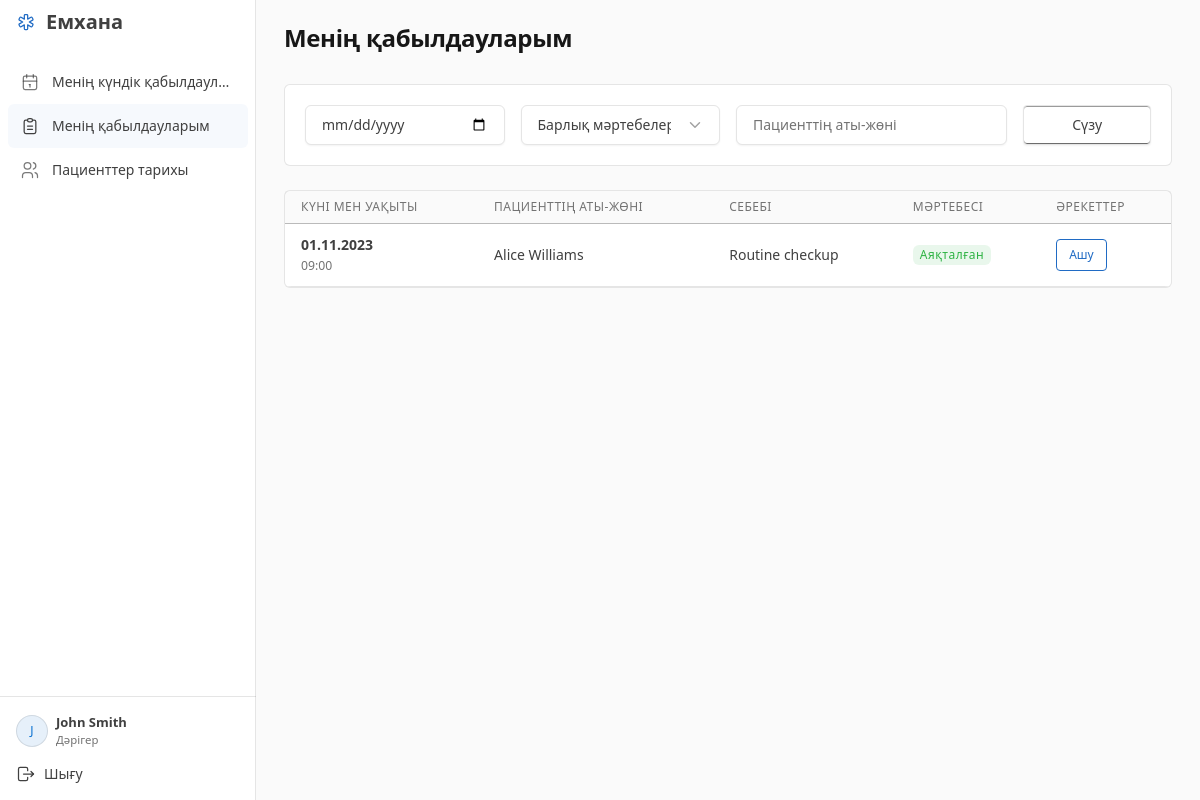
Screenshot of /doctor/my_appointments.php (signed in) with the database file from the repository.
### tables this page shows
CREATE TABLE appointments (
    id INT AUTO_INCREMENT PRIMARY KEY,
    patient_id INT NOT NULL,
    doctor_id INT NOT NULL,
    appointment_date DATE NOT NULL,
    appointment_time TIME NOT NULL,
    reason TEXT,
    status ENUM('Scheduled', 'Completed', 'Cancelled') DEFAULT 'Scheduled',
    occupied_slot TINYINT GENERATED ALWAYS AS (CASE WHEN status = 'Cancelled' THEN NULL ELSE 1 END) STORED,
    UNIQUE KEY unique_doctor_slot (doctor_id, appointment_date, appointment_time, occupied_slot),
    created_at TIMESTAMP DEFAULT CURRENT_TIMESTAMP,
    updated_at TIMESTAMP DEFAULT CURRENT_TIMESTAMP ON UPDATE CURRENT_TIMESTAMP,
    
    FOREIGN KEY (patient_id) REFERENCES patients(id) ON DELETE CASCADE,
    CONSTRAINT fk_appointment_doctor FOREIGN KEY (doctor_id) REFERENCES doctors(id) ON DELETE RESTRICT
);

CREATE TABLE patients (
    id INT AUTO_INCREMENT PRIMARY KEY,
    first_name VARCHAR(50) NOT NULL,
    last_name VARCHAR(50) NOT NULL,
    dob DATE NOT NULL,
    gender ENUM('Male', 'Female', 'Other'),
    phone VARCHAR(20) NOT NULL,
    email VARCHAR(100),
    address TEXT,
    created_at TIMESTAMP DEFAULT CURRENT_TIMESTAMP,
    updated_at TIMESTAMP DEFAULT CURRENT_TIMESTAMP ON UPDATE CURRENT_TIMESTAMP
);

### includes/functions.php (called while the page is built, shortened)
<?php
require_once __DIR__ . '/i18n.php';
function h($string) {
    return htmlspecialchars($string ?? '', ENT_QUOTES | ENT_SUBSTITUTE, 'UTF-8');
}
?>

### doctor/my_appointments.php (the view, shortened to what this page needs)
<?php
require_once '../includes/auth.php';
require_once '../includes/functions.php';
$user_id = $_SESSION['user_id'];
$doc_stmt = $pdo->prepare("SELECT id FROM doctors WHERE user_id = ?");
$doc_stmt->execute([$user_id]);
$doctor_id = $doc_stmt->fetchColumn();
$filter_date = $_GET['date'] ?? '';
$filter_patient = trim($_GET['patient_name'] ?? '');
$query = "SELECT a.id, a.appointment_date, a.appointment_time, a.reason, a.status,
                 p.first_name, p.last_name
          FROM appointments a
          JOIN patients p ON a.patient_id = p.id
          WHERE a.doctor_id = ?";
$params = [$doctor_id];
$query .= " ORDER BY a.appointment_date DESC, a.appointment_time DESC";
$stmt = $pdo->prepare($query);
$stmt->execute($params);
$appointments = $stmt->fetchAll();
require_once '../includes/header.php';
?>
<div class="d-flex justify-content-between align-items-center mb-4">
    <h2><?= h(t('My Appointments')) ?></h2>
</div>
<div class="card mb-4">
    <div class="card-body">
        <form method="GET" action="my_appointments.php" class="row g-3 align-items-center">
            <div class="col-md-3">
                <input type="date" name="date" class="form-control" value="<?= h($filter_date) ?>">
            </div>
            <div class="col-md-3">
                <select name="status" class="form-select">
                    <option value=""><?= h(t('All Statuses')) ?></option>
                </select>
            </div>
            <div class="col-md-4">
                <input type="text" name="patient_name" class="form-control" placeholder="<?= h(t('Search Patient Name')) ?>" value="<?= h($filter_patient) ?>">
            </div>
            <div class="col-md-2">
                <button type="submit" class="btn btn-secondary w-100"><?= h(t('Filter')) ?></button>
            </div>
        </form>
    </div>
</div>
<div class="card">
    <div class="card-body table-responsive">
        <table class="table table-hover align-middle">
            <thead class="table-light">
                <tr>
                    <th><?= h(t('Date & Time')) ?></th>
                    <th><?= h(t('Patient Name')) ?></th>
                    <th><?= h(t('Reason')) ?></th>
                    <th><?= h(t('Status')) ?></th>
                    <th><?= h(t('Actions')) ?></th>
                </tr>
            </thead>
            <tbody>
                <?php foreach($appointments as $app): ?>
                <tr>
                    <td>
                        <strong><?= h(displayDate($app['appointment_date'])) ?></strong><br>
                        <small class="text-muted"><?= h(displayTime($app['appointment_time'])) ?></small>
                    </td>
                    <td><?= h($app['first_name'] . ' ' . $app['last_name']) ?></td>
                    <td><?= h($app['reason']) ?></td>
                    <td>
                        <?= statusBadge($app['status']) ?>
                    </td>
                    <td>
                        <a href="appointment_details.php?id=<?= h($app['id']) ?>" class="btn btn-sm btn-outline-primary"><?= h(t('View')) ?></a>
                    </td>
                </tr>
                <?php endforeach; ?>
            </tbody>
        </table>
    </div>
</div>
<?php require_once '../includes/footer.php'; ?>

### includes/i18n.php (shortened to what this page needs)
<?php
function t($key) {
    static $messages;
    if ($messages === null) $messages = json_decode(file_get_contents(__DIR__ . '/lang/kk.json'), true, 512, JSON_THROW_ON_ERROR);
    return $messages[$key ?? ''] ?? ($key ?? '');
}
function displayDate($value) {
    try { return (new DateTimeImmutable($value))->format('d.m.Y'); }
    catch (Exception $e) { return t('N/A'); }
}
function displayTime($value) { return substr($value ?? '', 0, 5); }
function statusBadge($status) {
    $colors = ['Scheduled' => 'blue', 'Completed' => 'green', 'Cancelled' => 'secondary'];
    return '<span class="badge bg-' . ($colors[$status] ?? 'secondary') . '-lt">' . h(t($status)) . '</span>';
}

### assets/css/style.css (style rules this page uses)
:root { --tblr-font-sans-serif:"Segoe UI",system-ui,-apple-system,sans-serif; --tblr-primary:#206bc4; }
body { font-size:.875rem; }
.navbar-brand .icon { color:var(--tblr-primary); }
.app-content h2 { font-size:1.5rem; font-weight:600; letter-spacing:-.35px; margin-bottom:8px; }
.app-content > .d-flex { gap:12px; flex-wrap:wrap; }
.card { box-shadow:none !important; border-radius:6px; }
.card-body.table-responsive { padding:0; }
.table { margin-bottom:0; }
.table > :not(caption) > * > * { padding:11px 16px; }
.table th { font-size:.7rem; font-weight:600; white-space:nowrap; }
.table td { vertical-align:middle; }
.table td .btn,.table td form { margin-top:2px; margin-bottom:2px; }
.table-responsive { border-radius:0 0 6px 6px; }
.btn { border-radius:4px; }
.btn-secondary { --tblr-btn-bg:#fff; --tblr-btn-color:var(--tblr-body-color); --tblr-btn-border-color:var(--tblr-border-color); }

### rows the page displays
appointments: appointment_date "01.11.2023", appointment_time "09:00", patient.last_name "Alice Williams", reason "Routine checkup", status "Аяқталған"

### other values shown
t('Clinic') "Емхана"
t($label) "Менің күндік қабылдаул…"
t($label) "Менің қабылдауларым"
t($label) "Пациенттер тарихы"
$avatar_letter "J"
$full_name "John Smith"
t($role) "Дәрігер"
t('Sign out') "Шығу"
t('My Appointments') "Менің қабылдауларым"
t('Filter') "Сүзу"
t('Date & Time') "КҮНІ МЕН УАҚЫТЫ"
t('Patient Name') "ПАЦИЕНТТІҢ АТЫ-ЖӨНІ"
t('Reason') "СЕБЕБІ"
t('Status') "МӘРТЕБЕСІ"
t('Actions') "ӘРЕКЕТТЕР"
